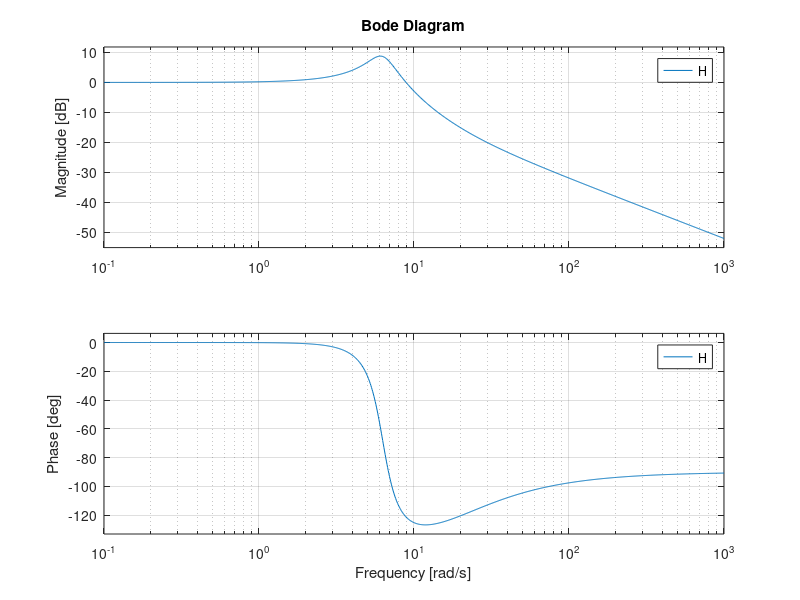

This chart was generated by the following MATLAB code:
%%TASK 1.1
m_p = 0.16; %kg
c_p = 0.4; %Ns/m
k_p = 6.32; %N/m
c_p1 = 0;

w_n = sqrt(k_p/m_p);
zeta= c_p/(2*sqrt(k_p*m_p));
zeta1 = c_p1/(2*sqrt(k_p*m_p));
%%TASK 1.3
H = tf([0,2*zeta*w_n,w_n^2],[1,2*zeta*w_n,w_n^2])
H1 = tf([0,2*zeta1*w_n,w_n^2],[1,2*zeta1*w_n,w_n^2])
% fr= 0:0.01:100;
% [mag,phase,wout] = bode(H1,fr);
figure(1)
bode(H);
hold on;


%% task 1.3

% %% sine excitation
% t = 0:0.01:10;
% excitation_sin = 0.05*sin(3*t);
% 
% % figure()
% % plot(t,excitation_sin)
% 
% figure()
% lsim(H,excitation_sin,t) % sine excitation
%  %% Impulse
% stepinput = 0.05*ones([1 length(t)]);
% for i = 101:length(t)
%    stepinput(i) = 0; 
% end
% 
% figure()
% lsim(H,stepinput,t) % impulse excitation
% 
%  %%PSD
% w = 0:25;
% PSD = (4.028e-7)./((2.88e-4)+(0.68*w.^2)+w.^4);
% Hfreqdomain = freqresp(H,w);
% H = abs(Hfreqdomain(:))';
% PSD = H.^2.*PSD;
% 
% semilogy(w,PSD)
